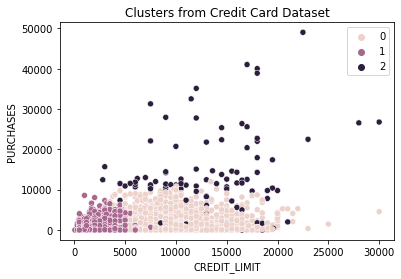

Here is the Python script that generated this plot:
# -*- coding: utf-8 -*-
"""credit_card_clusters.ipynb

Automatically generated by Colaboratory.

Original file is located at
    https://colab.research.google.com/drive/1JaCbyxtokgdu3JwQgd_jKwcLIMJY3hHD
"""

import zipfile
from google.colab import drive

drive.mount('/content/drive/')

zip_ref = zipfile.ZipFile('/content/credit_card_clusters.zip', 'r')
zip_ref.extractall()
zip_ref.close()

from sklearn.cluster import KMeans
import seaborn as sns
import matplotlib.pyplot as plt

import pandas as pd
import numpy as np

df = pd.read_csv('/content/CC GENERAL.csv')

df.head()

df = df.drop("CUST_ID", axis=1)

df

def clean_dataset(df):
    assert isinstance(df, pd.DataFrame)
    df.dropna(inplace=True)
    indices_to_keep = ~df.isin([np.nan, np.inf, -np.inf]).any(1)
    return df[indices_to_keep].astype(np.float64)

from sklearn.preprocessing import StandardScaler
from sklearn.preprocessing import LabelEncoder

le =  LabelEncoder()
for i in df:
    if df[i].dtype=='object':
        df[i] = le.fit_transform(df[i])
    else:
        continue

S=StandardScaler()

S.fit_transform(df)

model = KMeans

model=KMeans(n_clusters=3,random_state=4)
cluster=model.fit_predict(clean_dataset(df))

sns.scatterplot(x=df['CREDIT_LIMIT'],y=df['PURCHASES'],hue=cluster)
plt.title("Clusters from Credit Card Dataset")
plt.show()
